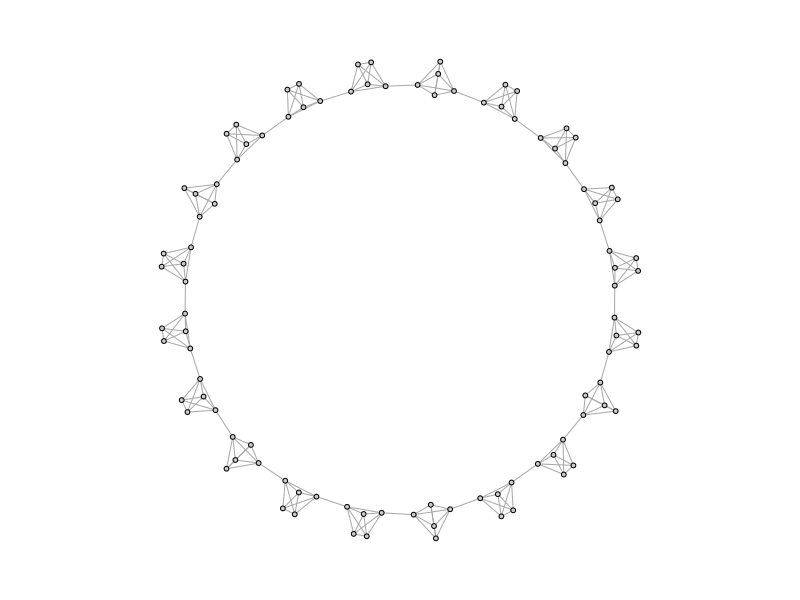
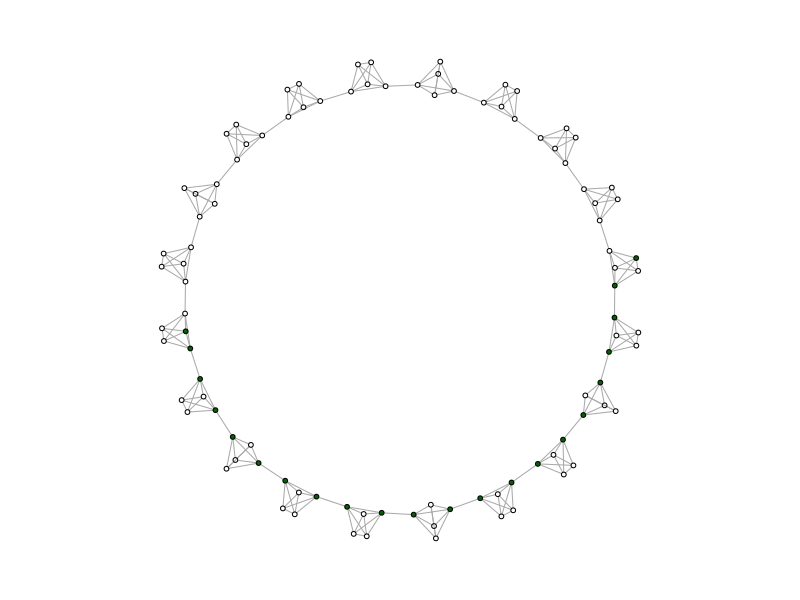
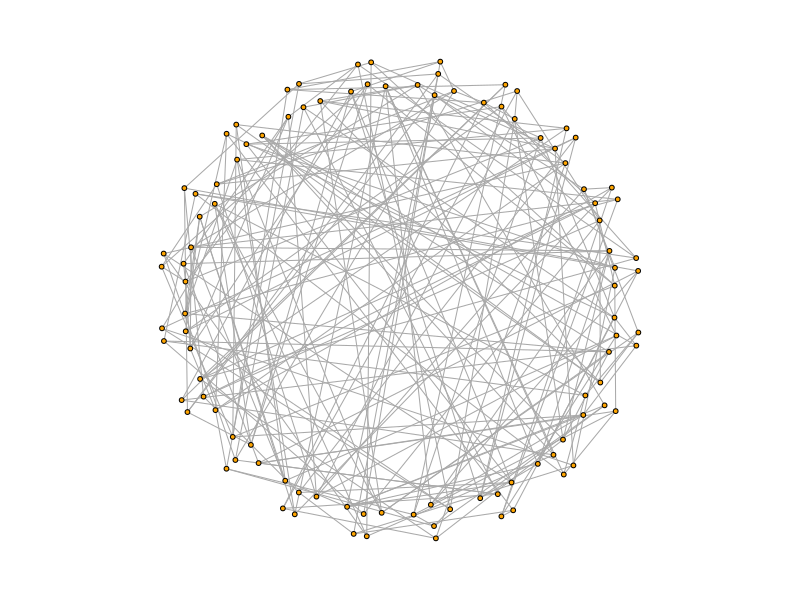
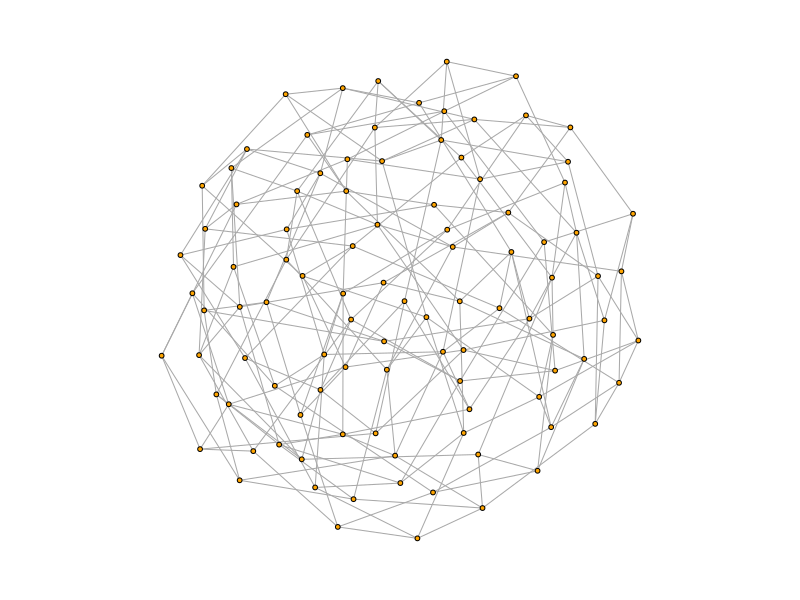
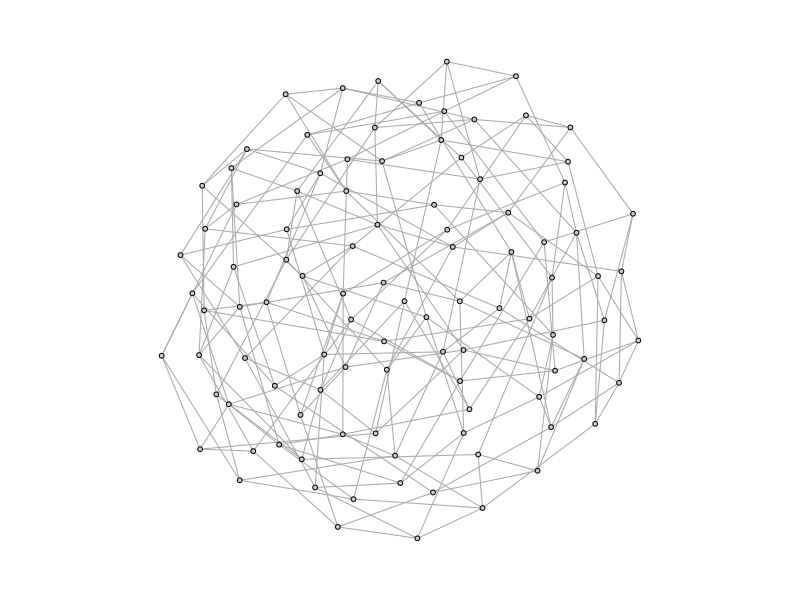
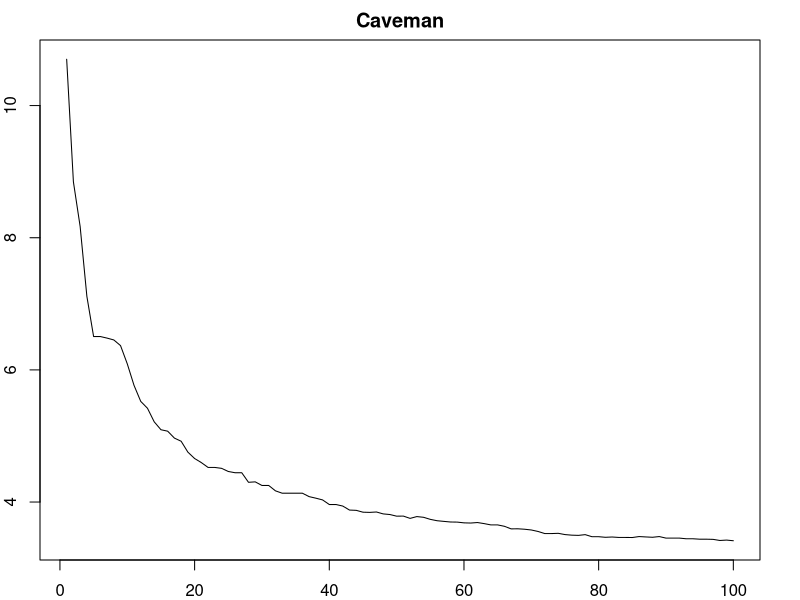
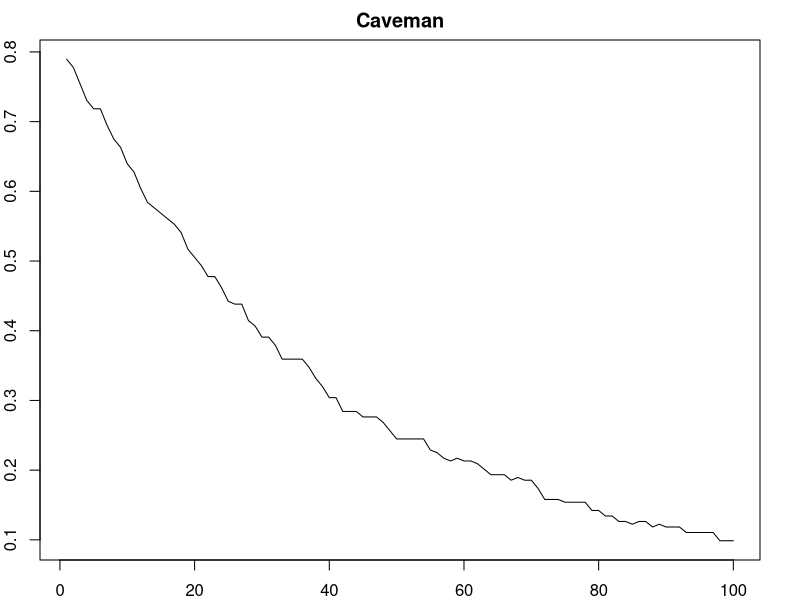
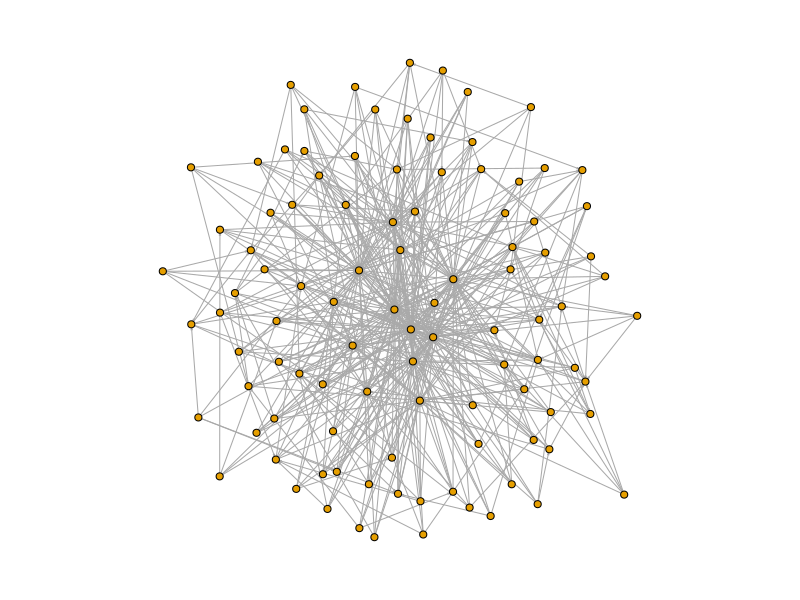

R code for these plots, in order:
## ---- chunk 1

simulate_caveman <- function(n = 25, clique_size = 5){
  require(igraph)
  # Groups are all the same size, so I check whether N is divisible by the size of groups
  if ( ((n%/%clique_size) * clique_size) != n){
    stop("n is not evenly divisible by clique_size")
  }
  
  groups = n/clique_size # this determines the number of groups
  
  el <- data.frame(PersonA = 1:n, Group = NA) # I create a dataframe which has people and the groups they are in
  # I treat it like a person to group edgelist
  
  group_vector = c()
  for (i in 1:groups){
    group_vector <- c(group_vector, rep(i, clique_size))
  }  

  el$Group <- group_vector
  
  inc <- table(el) # I use the table function to turn the person to group edgelist into an incidence matrix
  adj <- inc %*% t(inc) # And I use matrix multiplication with the transpose to turn the person to group incidence matrix
  # into a person to person adjacency matrix
  
  diag(adj) <- 0 
  
  g <- graph.adjacency(adj, mode = "undirected") # I graph this matrix

  group_connect <- seq(from = 1, to = n, by = clique_size) # I determine the points of connection using a sequence funciton
  
  for( i in 1:(length(group_connect)-1)){
    p1 <- group_connect[i] + 1
    p2 <- group_connect[i+1]
    g <- add.edges(g, c(p1,p2)) # And I connect the points of connection using add.edges
  }
    g <- add.edges(g, c(group_connect[1],(group_connect[groups]+1))) # finally I connect the ends of the structure so that it forms a circle

    return(g)    
}
## ---- chunk 2
caveman_net <- simulate_caveman(n = 100, clique_size = 5) 
par(mar = c(2,2,2,2))
plot(caveman_net, layout = layout.kamada.kawai(caveman_net), vertex.size = 2, vertex.label = NA, vertex.color = "grey80")
## ---- chunk 3
graph.density(caveman_net)
transitivity(caveman_net) # transitivity() measures clustering coefficient, which essentially says, how clustered is the network overall
average.path.length(caveman_net)
## ---- chunk 4
nodes.diameter<-get.diameter(caveman_net)
V(caveman_net)[nodes.diameter]$color<-"darkgreen" # This assigns those nodes the color darkgreen.
plot(caveman_net, layout = layout.kamada.kawai(caveman_net), vertex.size = 2, vertex.label = NA)
## ---- chunk 5
V(caveman_net)$color <- "orange"
## ---- chunk 6
caveman_net_rewired <- caveman_net %>% rewire(keeping_degseq(niter = 1000))
## ---- chunk 7
plot(caveman_net_rewired, layout = layout.kamada.kawai(caveman_net), vertex.size = 2, vertex.label=NA)
## ---- chunk 8
plot(caveman_net_rewired, layout = layout.kamada.kawai(caveman_net_rewired), vertex.size = 2, vertex.label=NA) # Here it is laid out properly
plot(caveman_net_rewired, layout = layout.kamada.kawai(caveman_net_rewired), vertex.size = 2, vertex.label = NA, vertex.color = "grey80")
## ---- chunk 9
graph.density(caveman_net_rewired) 
transitivity(caveman_net_rewired) 
average.path.length(caveman_net_rewired)
## ---- chunk 10
avgpathlength <- average.path.length(caveman_net) # These are the first observation
clusteringcoefficient <- transitivity(caveman_net)
caveman_net_rewired <- caveman_net

iter = 100
for ( i in 2:iter){
  caveman_net_rewired <- caveman_net_rewired %>% rewire(keeping_degseq(niter = 1))
  avgpathlength <- c(avgpathlength, average.path.length(caveman_net_rewired)) # We are just appending the result to a vector
  clusteringcoefficient <- c(clusteringcoefficient, transitivity(caveman_net_rewired))
}

plot(1:100, avgpathlength, xlab = "Numer of Rewirings", ylab = "Average Path Length", main = "Caveman", type = "l")
plot(1:100, clusteringcoefficient, xlab = "Numer of Rewirings", ylab = "Clustering Coefficient", main = "Caveman", type = "l")
## ---- chunk 11
scalefree <- barabasi.game(n=100, m=5)
plot(scalefree, vertex.size = 3, layout = layout.kamada.kawai(scalefree), edge.arrow.size = .1, vertex.label=NA)

graph.density(scalefree)
transitivity(scalefree) 
average.path.length(scalefree)
